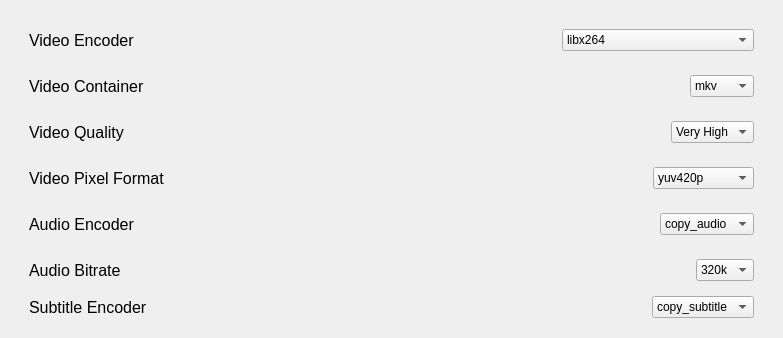
                    <widget class="QWidget" name="tab">
                     <attribute name="title">
                      <string>Encoders Settings</string>
                     </attribute>
                     <layout class="QVBoxLayout" name="verticalLayout_34">
                      <item>
                       <widget class="QWidget" name="widget_15" native="true">
                        <layout class="QVBoxLayout" name="verticalLayout_26">
                         <item>
                          <widget class="QWidget" name="widget_17" native="true">
                           <layout class="QHBoxLayout" name="horizontalLayout_15">
                            <item>
                             <widget class="QLabel" name="encoderLabel">
                              <property name="font">
                               <font>
                                <pointsize>12</pointsize>
                               </font>
                              </property>
                              <property name="text">
                               <string>Video Encoder</string>
                              </property>
                             </widget>
                            </item>
                            <item>
                             <spacer name="horizontalSpacer_9">
                              <property name="orientation">
                               <enum>Qt::Orientation::Horizontal</enum>
                              </property>
                              <property name="sizeHint" stdset="0">
                               <size>
                                <width>40</width>
                                <height>20</height>
                               </size>
                              </property>
                             </spacer>
                            </item>
                            <item>
                             <widget class="QLabel" name="label_54">
                              <property name="maximumSize">
                               <size>
                                <width>25</width>
                                <height>25</height>
                               </size>
                              </property>
                              <property name="toolTip">
                               <string>&lt;html&gt;&lt;head/&gt;&lt;body&gt;&lt;p&gt;&lt;span style=" font-weight:700;"&gt;Encoder:&lt;/span&gt;&lt;/p&gt;&lt;p&gt;- Compression algorithm for video, most common is libx264&lt;/p&gt;&lt;p&gt;- Any encoder without a device label is a CPU encoder.&lt;/p&gt;&lt;p&gt;- &lt;span style=" font-weight:700; text-decoration: underline;"&gt;Lossy Encoders:&lt;/span&gt;&lt;/p&gt;&lt;p&gt;- libx264 (&lt;span style=" font-weight:700;"&gt;mkv, mp4, mov, avi&lt;/span&gt;)&lt;/p&gt;&lt;p&gt;- libx265 (&lt;span style=" font-weight:700;"&gt;mkv, mp4, mov&lt;/span&gt;)&lt;/p&gt;&lt;p&gt;- vp9 (&lt;span style=" font-weight:700;"&gt;mkv, webm&lt;/span&gt;)&lt;/p&gt;&lt;p&gt;- av1 (&lt;span style=" font-weight:700;"&gt;mkv, mp4, webm&lt;/span&gt;)&lt;/p&gt;&lt;p&gt;- &lt;span style=" font-weight:700; text-decoration: underline;"&gt;Lossless Encoders:&lt;/span&gt;&lt;/p&gt;&lt;p&gt;- prores (&lt;span style=" font-weight:700;"&gt;mkv, mov&lt;/span&gt;)&lt;/p&gt;&lt;p&gt;- ffv1 (&lt;span style=" font-weight:700;"&gt;mkv, avi&lt;/span&gt;)&lt;/p&gt;&lt;/body&gt;&lt;/html&gt;</string>
                              </property>
                              <property name="text">
                               <string />
                              </property>
                              <property name="pixmap">
                               <pixmap resource="resources.qrc">:/icons/icons/info.svg</pixmap>
                              </property>
                              <property name="scaledContents">
                               <bool>true</bool>
                              </property>
                             </widget>
                            </item>
                            <item>
                             <widget class="QComboBox" name="encoder">
                              <property name="minimumSize">
                               <size>
                                <width>0</width>
                                <height>0</height>
                               </size>
                              </property>
                              <item>
                               <property name="text">
                                <string>libx264</string>
                               </property>
                              </item>
                              <item>
                               <property name="text">
                                <string>libx265</string>
                               </property>
                              </item>
                              <item>
                               <property name="text">
                                <string>vp9</string>
                               </property>
                              </item>
                              <item>
                               <property name="text">
                                <string>av1</string>
                               </property>
                              </item>
                              <item>
                               <property name="text">
                                <string>prores</string>
                               </property>
                              </item>
                              <item>
                               <property name="text">
                                <string>ffv1</string>
                               </property>
                              </item>
                              <item>
                               <property name="text">
                                <string>x264_vulkan (experimental)</string>
                               </property>
                              </item>
                              <item>
                               <property name="text">
                                <string>x264_nvenc</string>
                               </property>
                              </item>
                              <item>
                               <property name="text">
                                <string>x265_nvenc</string>
                               </property>
                              </item>
                              <item>
                               <property name="text">
                                <string>av1_nvenc (40 series and up)</string>
                               </property>
                              </item>
                              <item>
                               <property name="text">
                                <string>x264_vaapi</string>
                               </property>
                              </item>
                              <item>
                               <property name="text">
                                <string>x265_vaapi</string>
                               </property>
                              </item>
                              <item>
                               <property name="text">
                                <string>av1_vaapi</string>
                               </property>
                              </item>
                             </widget>
                            </item>
                           </layout>
                          </widget>
                         </item>
                         <item>
                          <widget class="QWidget" name="widget_27" native="true">
                           <layout class="QHBoxLayout" name="horizontalLayout_44">
                            <item>
                             <widget class="QLabel" name="label_49">
                              <property name="font">
                               <font>
                                <pointsize>12</pointsize>
                               </font>
                              </property>
                              <property name="text">
                               <string>Video Container</string>
                              </property>
                             </widget>
                            </item>
                            <item>
                             <spacer name="horizontalSpacer_19">
                              <property name="orientation">
                               <enum>Qt::Orientation::Horizontal</enum>
                              </property>
                              <property name="sizeHint" stdset="0">
                               <size>
                                <width>437</width>
                                <height>20</height>
                               </size>
                              </property>
                             </spacer>
                            </item>
                            <item>
                             <widget class="QLabel" name="label_50">
                              <property name="maximumSize">
                               <size>
                                <width>25</width>
                                <height>25</height>
                               </size>
                              </property>
                              <property name="toolTip">
                               <string>&lt;html&gt;&lt;head/&gt;&lt;body&gt;&lt;p&gt;&lt;span style=" font-weight:700;"&gt;Video Container&lt;/span&gt;&lt;/p&gt;&lt;p&gt;- Changes the video container in the default output file generated container.&lt;/p&gt;&lt;p&gt;- &lt;span style=" font-weight:700;"&gt;mkv &lt;/span&gt;is &lt;span style=" font-weight:700;"&gt;recomended&lt;/span&gt; due to its extensive support for different formats.&lt;/p&gt;&lt;p&gt;&lt;span style=" font-weight:700;"&gt;WARNING: Changing this &lt;/span&gt;&lt;span style=" font-weight:700; text-decoration: underline;"&gt;MAY&lt;/span&gt;&lt;span style=" font-weight:700;"&gt; break encoder compadibility. &lt;/span&gt;&lt;/p&gt;&lt;p&gt;&lt;span style=" font-weight:700;"&gt;Please look at the audio and video encoder tooltips for compadibility.&lt;/span&gt;&lt;/p&gt;&lt;/body&gt;&lt;/html&gt;</string>
                              </property>
                              <property name="text">
                               <string />
                              </property>
                              <property name="pixmap">
                               <pixmap resource="resources.qrc">:/icons/icons/info.svg</pixmap>
                              </property>
                              <property name="scaledContents">
                               <bool>true</bool>
                              </property>
                             </widget>
                            </item>
                            <item>
                             <widget class="QComboBox" name="video_container">
                              <item>
                               <property name="text">
                                <string>mkv</string>
                               </property>
                              </item>
                              <item>
                               <property name="text">
                                <string>mp4</string>
                               </property>
                              </item>
                              <item>
                               <property name="text">
                                <string>mov</string>
                               </property>
                              </item>
                              <item>
                               <property name="text">
                                <string>webm</string>
                               </property>
                              </item>
                              <item>
                               <property name="text">
                                <string>avi</string>
                               </property>
                              </item>
                             </widget>
                            </item>
                           </layout>
                          </widget>
                         </item>
                         <item>
                          <widget class="QWidget" name="widget_18" native="true">
                           <layout class="QHBoxLayout" name="horizontalLayout_33">
                            <item>
                             <widget class="QLabel" name="encoderLabel_5">
                              <property name="font">
                               <font>
                                <pointsize>12</pointsize>
                               </font>
                              </property>
                              <property name="text">
                               <string>Video Quality</string>
                              </property>
                             </widget>
                            </item>
                            <item>
                             <spacer name="horizontalSpacer_17">
                              <property name="orientation">
                               <enum>Qt::Orientation::Horizontal</enum>
                              </property>
                              <property name="sizeHint" stdset="0">
                               <size>
                                <width>40</width>
                                <height>20</height>
                               </size>
                              </property>
                             </spacer>
                            </item>
                            <item>
                             <widget class="QComboBox" name="video_quality">
                              <property name="minimumSize">
                               <size>
                                <width>0</width>
                                <height>0</height>
                               </size>
                              </property>
                              <item>
                               <property name="text">
                                <string>Very High</string>
                               </property>
                              </item>
                              <item>
                               <property name="text">
                                <string>High</string>
                               </property>
                              </item>
                              <item>
                               <property name="text">
                                <string>Medium</string>
                               </property>
                              </item>
                              <item>
                               <property name="text">
                                <string>Low</string>
                               </property>
                              </item>
                             </widget>
                            </item>
                           </layout>
                          </widget>
                         </item>
                         <item>
                          <widget class="QWidget" name="widget_21" native="true">
                           <layout class="QHBoxLayout" name="horizontalLayout_35">
                            <item>
                             <widget class="QLabel" name="encoderLabel_7">
                              <property name="font">
                               <font>
                                <pointsize>12</pointsize>
                               </font>
                              </property>
                              <property name="text">
                               <string>Video Pixel Format</string>
                              </property>
                             </widget>
                            </item>
                            <item>
                             <spacer name="horizontalSpacer_20">
                              <property name="orientation">
                               <enum>Qt::Orientation::Horizontal</enum>
                              </property>
                              <property name="sizeHint" stdset="0">
                               <size>
                                <width>469</width>
                                <height>20</height>
                               </size>
                              </property>
                             </spacer>
                            </item>
                            <item>
                             <widget class="QLabel" name="label_58">
                              <property name="maximumSize">
                               <size>
                                <width>25</width>
                                <height>25</height>
                               </size>
                              </property>
                              <property name="toolTip">
                               <string>&lt;html&gt;&lt;head/&gt;&lt;body&gt;&lt;p&gt;&lt;span style=" font-weight:700;"&gt;Pixel Format&lt;/span&gt;&lt;/p&gt;&lt;p&gt;- D&lt;span style=" font-family:'Droid Sans Mono','monospace','monospace'; font-size:9pt; color:#cccccc;"&gt;efines how color information is stored for each pixel in a video frame.&lt;/span&gt;&lt;/p&gt;&lt;p&gt;&lt;span style=" font-family:'Droid Sans Mono','monospace','monospace'; font-size:9pt; color:#cccccc;"&gt;- yuv420p: Most common, removes the most information. &lt;/span&gt;(&lt;span style=" font-weight:700;"&gt;mkv, mp4, mov, avi, webm&lt;/span&gt;)&lt;/p&gt;&lt;p&gt;&lt;span style=" font-family:'Droid Sans Mono','monospace','monospace'; font-size:9pt; color:#cccccc;"&gt;- yuv422p: In between 420p and 444p. &lt;/span&gt;(&lt;span style=" font-weight:700;"&gt;mkv, mov, mp4&lt;/span&gt;)&lt;/p&gt;&lt;p&gt;&lt;span style=" font-family:'Droid Sans Mono','monospace','monospace'; font-size:9pt; color:#cccccc;"&gt;- yuv444p: Keeps the most information. &lt;/span&gt;(&lt;span style=" font-weight:700;"&gt;mkv, mov, mp4&lt;/span&gt;)&lt;br/&gt;&lt;/p&gt;&lt;p&gt;- &lt;span style=" font-family:'Droid Sans Mono','monospace','monospace'; font-size:9pt; color:#cccccc;"&gt;yuv 420/422/444 p10le: 10 bit version of each. (MKV and MP4 containers only) &lt;/span&gt;(&lt;span style=" font-weight:700;"&gt;mkv, mov, mp4&lt;/span&gt;)&lt;/p&gt;&lt;/body&gt;&lt;/html&gt;</string>
                              </property>
                              <property name="text">
                               <string />
                              </property>
                              <property name="pixmap">
                               <pixmap resource="resources.qrc">:/icons/icons/info.svg</pixmap>
                              </property>
                              <property name="scaledContents">
                               <bool>true</bool>
                              </property>
                             </widget>
                            </item>
                            <item>
                             <widget class="QComboBox" name="video_pixel_format">
                              <property name="minimumSize">
                               <size>
                                <width>0</width>
                                <height>0</height>
                               </size>
                              </property>
                              <item>
                               <property name="text">
                                <string>yuv420p</string>
                               </property>
                              </item>
                              <item>
                               <property name="text">
                                <string>yuv422p</string>
                               </property>
                              </item>
                              <item>
                               <property name="text">
                                <string>yuv444p</string>
                               </property>
                              </item>
                              <item>
                               <property name="text">
                                <string>yuv420p10le</string>
                               </property>
                              </item>
                              <item>
                               <property name="text">
                                <string>yuv422p10le</string>
                               </property>
                              </item>
                              <item>
                               <property name="text">
                                <string>yuv444p10le</string>
                               </property>
                              </item>
                             </widget>
                            </item>
                           </layout>
                          </widget>
                         </item>
                         <item>
                          <widget class="QWidget" name="widget_20" native="true">
                           <layout class="QHBoxLayout" name="horizontalLayout_34">
                            <item>
                             <widget class="QLabel" name="encoderLabel_10">
                              <property name="font">
                               <font>
                                <pointsize>12</pointsize>
                               </font>
                              </property>
                              <property name="text">
                               <string>Audio Encoder</string>
                              </property>
                             </widget>
                            </item>
                            <item>
                             <spacer name="horizontalSpacer_30">
                              <property name="orientation">
                               <enum>Qt::Orientation::Horizontal</enum>
                              </property>
                              <property name="sizeHint" stdset="0">
                               <size>
                                <width>382</width>
                                <height>20</height>
                               </size>
                              </property>
                             </spacer>
                            </item>
                            <item>
                             <widget class="QLabel" name="label_56">
                              <property name="maximumSize">
                               <size>
                                <width>25</width>
                                <height>25</height>
                               </size>
                              </property>
                              <property name="toolTip">
                               <string>&lt;html&gt;&lt;head/&gt;&lt;body&gt;&lt;p&gt;&lt;span style=" font-weight:700;"&gt;Audio Encoder&lt;/span&gt;&lt;/p&gt;&lt;p&gt;- &lt;span style=" font-weight:700;"&gt;Recommended &lt;/span&gt;to use &lt;span style=" font-weight:700;"&gt;aac&lt;/span&gt; if the video container is &lt;span style=" font-weight:700;"&gt;not mkv, &lt;/span&gt;or if the output video has audio isses.&lt;/p&gt;&lt;p&gt;&lt;span style=" font-weight:700;"&gt;- &lt;/span&gt;copy_audio: No re-encoding is done on the output&lt;/p&gt;&lt;p&gt;- aac: Most common, and high quality.&lt;/p&gt;&lt;p&gt;- libmp3lame: Used less, low quality.&lt;/p&gt;&lt;p&gt;- opus: Used for &lt;span style=" font-weight:700;"&gt;webm&lt;/span&gt;.&lt;/p&gt;&lt;/body&gt;&lt;/html&gt;</string>
                              </property>
                              <property name="text">
                               <string />
                              </property>
                              <property name="pixmap">
                               <pixmap resource="resources.qrc">:/icons/icons/info.svg</pixmap>
                              </property>
                              <property name="scaledContents">
                               <bool>true</bool>
                              </property>
                             </widget>
                            </item>
                            <item>
                             <widget class="QComboBox" name="audio_encoder">
                              <property name="minimumSize">
                               <size>
                                <width>0</width>
                                <height>0</height>
                               </size>
                              </property>
                              <item>
                               <property name="text">
                                <string>copy_audio</string>
                               </property>
                              </item>
                              <item>
                               <property name="text">
                                <string>aac</string>
                               </property>
                              </item>
                              <item>
                               <property name="text">
                                <string>libmp3lame</string>
                               </property>
                              </item>
                              <item>
                               <property name="text">
                                <string>opus</string>
                               </property>
                              </item>
                             </widget>
                            </item>
                           </layout>
                          </widget>
                         </item>
                         <item>
                          <widget class="QWidget" name="widget_16" native="true">
                           <layout class="QHBoxLayout" name="horizontalLayout_2">
                            <item>
                             <widget class="QLabel" name="encoderLabel_6">
                              <property name="font">
                               <font>
                                <pointsize>12</pointsize>
                               </font>
                              </property>
                              <property name="text">
                               <string>Audio Bitrate</string>
                              </property>
                             </widget>
                            </item>
                            <item>
                             <spacer name="horizontalSpacer_18">
                              <property name="orientation">
                               <enum>Qt::Orientation::Horizontal</enum>
                              </property>
                              <property name="sizeHint" stdset="0">
                               <size>
                                <width>494</width>
                                <height>20</height>
                               </size>
                              </property>
                             </spacer>
                            </item>
                            <item>
                             <widget class="QLabel" name="label_57">
                              <property name="maximumSize">
                               <size>
                                <width>25</width>
                                <height>25</height>
                               </size>
                              </property>
                              <property name="toolTip">
                               <string>&lt;html&gt;&lt;head/&gt;&lt;body&gt;&lt;p&gt;&lt;span style=" font-weight:700;"&gt;Audio Bitrate&lt;/span&gt;&lt;/p&gt;&lt;p&gt;&lt;span style=" font-weight:700;"&gt;- &lt;/span&gt;Higher bitrate = higher quality&lt;/p&gt;&lt;p&gt;   - Only applies to &lt;span style=" font-weight:700;"&gt;aac &lt;/span&gt;and &lt;span style=" font-weight:700;"&gt;libmp3lame&lt;/span&gt;.&lt;/p&gt;&lt;/body&gt;&lt;/html&gt;</string>
                              </property>
                              <property name="text">
                               <string />
                              </property>
                              <property name="pixmap">
                               <pixmap resource="resources.qrc">:/icons/icons/info.svg</pixmap>
                              </property>
                              <property name="scaledContents">
                               <bool>true</bool>
                              </property>
                             </widget>
                            </item>
                            <item>
                             <widget class="QComboBox" name="audio_bitrate">
                              <property name="minimumSize">
                               <size>
                                <width>0</width>
                                <height>0</height>
                               </size>
                              </property>
                              <item>
                               <property name="text">
                                <string>320k</string>
                               </property>
                              </item>
                              <item>
                               <property name="text">
                                <string>192k</string>
                               </property>
                              </item>
                              <item>
                               <property name="text">
                                <string>128k</string>
                               </property>
                              </item>
                              <item>
                               <property name="text">
                                <string>96k</string>
                               </property>
                              </item>
                             </widget>
                            </item>
                           </layout>
                          </widget>
                         </item>
                         <item>
                          <widget class="QWidget" name="widget_26" native="true">
                           <property name="sizePolicy">
                            <sizepolicy hsizetype="Preferred" vsizetype="Minimum">
                             <horstretch>0</horstretch>
                             <verstretch>0</verstretch>
                            </sizepolicy>
                           </property>
                           <layout class="QHBoxLayout" name="horizontalLayout_43">
                            <property name="leftMargin">
                             <number>9</number>
                            </property>
                            <property name="topMargin">
                             <number>0</number>
                            </property>
                            <property name="rightMargin">
                             <number>9</number>
                            </property>
                            <property name="bottomMargin">
                             <number>0</number>
                            </property>
                            <item>
                             <widget class="QLabel" name="encoderLabel_8">
                              <property name="font">
                               <font>
                                <pointsize>12</pointsize>
                               </font>
                              </property>
                              <property name="text">
                               <string>Subtitle Encoder</string>
                              </property>
                             </widget>
                            </item>
                            <item>
                             <spacer name="horizontalSpacer_23">
                              <property name="orientation">
                               <enum>Qt::Orientation::Horizontal</enum>
                              </property>
                              <property name="sizeHint" stdset="0">
                               <size>
                                <width>307</width>
                                <height>20</height>
                               </size>
                              </property>
                             </spacer>
                            </item>
                            <item>
                             <widget class="QLabel" name="label_60">
                              <property name="maximumSize">
                               <size>
                                <width>25</width>
                                <height>25</height>
                               </size>
                              </property>
                              <property name="toolTip">
                               <string>&lt;html&gt;&lt;head/&gt;&lt;body&gt;&lt;p&gt;&lt;span style=" font-weight:700;"&gt;Subtitle Encoder&lt;/span&gt;&lt;/p&gt;&lt;p&gt;- &lt;span style=" font-weight:700;"&gt;Recommended &lt;/span&gt;to use &lt;span style=" font-weight:700;"&gt;copy_subtitles&lt;/span&gt;.&lt;/p&gt;&lt;p&gt;-&lt;span style=" font-weight:700;"/&gt;copy_subtitles: No re-encoding is done on the output&lt;/p&gt;&lt;p&gt;- srt: Most common.&lt;/p&gt;&lt;p&gt;- ass: Higher customization of subtitles.&lt;/p&gt;&lt;p&gt;- webvtt: Used for &lt;span style=" font-weight:700;"&gt;webm&lt;/span&gt;.&lt;/p&gt;&lt;/body&gt;&lt;/html&gt;</string>
                              </property>
                              <property name="text">
                               <string />
                              </property>
                              <property name="pixmap">
                               <pixmap resource="resources.qrc">:/icons/icons/info.svg</pixmap>
                              </property>
                              <property name="scaledContents">
                               <bool>true</bool>
                              </property>
                             </widget>
                            </item>
                            <item>
                             <widget class="QComboBox" name="subtitle_encoder">
                              <property name="minimumSize">
                               <size>
                                <width>0</width>
                                <height>0</height>
                               </size>
                              </property>
                              <item>
                               <property name="text">
                                <string>copy_subtitle</string>
                               </property>
                              </item>
                              <item>
                               <property name="text">
                                <string>srt</string>
                               </property>
                              </item>
                              <item>
                               <property name="text">
                                <string>ass</string>
                               </property>
                              </item>
                              <item>
                               <property name="text">
                                <string>webvtt</string>
                               </property>
                              </item>
                             </widget>
                            </item>
                           </layout>
                          </widget>
                         </item>
                        </layout>
                       </widget>
                      </item>
                     </layout>
                    </widget>
